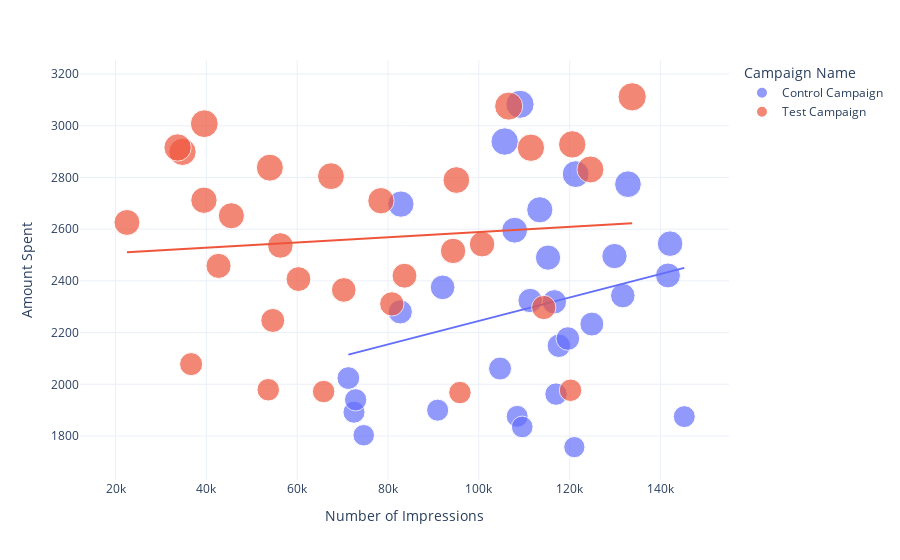

Write notebook code for a chart like this one.
### Code cell
figure = px.scatter(data_frame = ab_data, 
                    x="Number of Impressions",
                    y="Amount Spent", 
                    size="Amount Spent", 
                    color= "Campaign Name", 
                    trendline="ols")
figure.show()

### Figure 1 — Plotly figure (JSON) as saved in the notebook; plotly's stock layout.template omitted (floating-point values rounded to 4 significant figures)
{"data": [{"hovertemplate": "Campaign Name=Control Campaign<br>Number of Impressions=%{x}<br>Amount Spent=%{marker.size}<extra></extra>", "legendgroup": "Control Campaign", "marker": {"color": "#636efa", "size": [2280, 2149, 2490, 2319, 2697, 1875, 2774, 2024, 2177, 1876, 2596, 1757, 2675, 1803, 2939, 2496, 1892, 1962, 2233, 2061, 2421, 2375, 2343, 2324, 1940, 1835, 3083, 2544, 1900, 2813], "sizemode": "area", "sizeref": 7.78, "symbol": "circle"}, "mode": "markers", "name": "Control Campaign", "orientation": "v", "showlegend": true, "type": "scatter", "x": [82702, 117624, 115247, 116639, 82847, 145248, 132845, 71274, 119612, 108452, 107890, 121040, 113430, 74654, 105705, 129880, 72515, 117006, 124897, 104678, 141654, 92029, 131711, 111306, 72878, 109559, 109076, 142123, 90939, 121332], "xaxis": "x", "y": [2280, 2149, 2490, 2319, 2697, 1875, 2774, 2024, 2177, 1876, 2596, 1757, 2675, 1803, 2939, 2496, 1892, 1962, 2233, 2061, 2421, 2375, 2343, 2324, 1940, 1835, 3083, 2544, 1900, 2813], "yaxis": "y"}, {"hovertemplate": "<b>OLS trendline</b><br>Amount Spent = 0.00453632 * Number of Impressions + 1791.44<br>R<sup>2</sup>=0.069266<br><br>Campaign Name=Control Campaign<br>Number of Impressions=%{x}<br>Amount Spent=%{y} <b>(trend)</b><extra></extra>", "legendgroup": "Control Campaign", "marker": {"color": "#636efa", "symbol": "circle"}, "mode": "lines", "name": "Control Campaign", "showlegend": false, "type": "scatter", "x": [71274, 72515, 72878, 74654, 82702, 82847, 90939, 92029, 104678, 105705, 107890, 108452, 109076, 109559, 111306, 113430, 115247, 116639, 117006, 117624, 119612, 121040, 121332, 124897, 129880, 131711, 132845, 141654, 142123, 145248], "xaxis": "x", "y": [2115.0, 2120.0, 2122.0, 2130.0, 2167.0, 2167.0, 2204.0, 2209.0, 2266.0, 2271.0, 2281.0, 2283.0, 2286.0, 2288.0, 2296.0, 2306.0, 2314.0, 2321.0, 2322.0, 2325.0, 2334.0, 2341.0, 2342.0, 2358.0, 2381.0, 2389.0, 2394.0, 2434.0, 2436.0, 2450.0], "yaxis": "y"}, {"hovertemplate": "Campaign Name=Test Campaign<br>Number of Impressions=%{x}<br>Amount Spent=%{marker.size}<extra></extra>", "legendgroup": "Test Campaign", "marker": {"color": "#EF553B", "size": [3008, 2790, 2420, 2831, 1972, 2537, 2516, 3076, 1968, 1979, 2626, 2542, 2712, 3112, 2899, 2407, 2078, 2928, 2311, 2915, 2247, 2805, 2365, 1977, 2710, 2297, 2458, 2838, 2916, 2652], "sizemode": "area", "sizeref": 7.78, "symbol": "circle"}, "mode": "markers", "name": "Test Campaign", "orientation": "v", "showlegend": true, "type": "scatter", "x": [39550, 95054, 83633, 124591, 65827, 56304, 94338, 106584, 95843, 53632, 22521, 100719, 39470, 133771, 34752, 60286, 36650, 120576, 80841, 111469, 54627, 67444, 70263, 120203, 78451, 114295, 42684, 53986, 33669, 45511], "xaxis": "x", "y": [3008, 2790, 2420, 2831, 1972, 2537, 2516, 3076, 1968, 1979, 2626, 2542, 2712, 3112, 2899, 2407, 2078, 2928, 2311, 2915, 2247, 2805, 2365, 1977, 2710, 2297, 2458, 2838, 2916, 2652], "yaxis": "y"}, {"hovertemplate": "<b>OLS trendline</b><br>Amount Spent = 0.00100671 * Number of Impressions + 2487.98<br>R<sup>2</sup>=0.008600<br><br>Campaign Name=Test Campaign<br>Number of Impressions=%{x}<br>Amount Spent=%{y} <b>(trend)</b><extra></extra>", "legendgroup": "Test Campaign", "marker": {"color": "#EF553B", "symbol": "circle"}, "mode": "lines", "name": "Test Campaign", "showlegend": false, "type": "scatter", "x": [22521, 33669, 34752, 36650, 39470, 39550, 42684, 45511, 53632, 53986, 54627, 56304, 60286, 65827, 67444, 70263, 78451, 80841, 83633, 94338, 95054, 95843, 100719, 106584, 111469, 114295, 120203, 120576, 124591, 133771], "xaxis": "x", "y": [2511.0, 2522.0, 2523.0, 2525.0, 2528.0, 2528.0, 2531.0, 2534.0, 2542.0, 2542.0, 2543.0, 2545.0, 2549.0, 2554.0, 2556.0, 2559.0, 2567.0, 2569.0, 2572.0, 2583.0, 2584.0, 2584.0, 2589.0, 2595.0, 2600.0, 2603.0, 2609.0, 2609.0, 2613.0, 2623.0], "yaxis": "y"}], "layout": {"legend": {"itemsizing": "constant", "title": {"text": "Campaign Name"}, "tracegroupgap": 0}, "margin": {"t": 60}, "xaxis": {"anchor": "y", "domain": [0, 1], "title": {"text": "Number of Impressions"}}, "yaxis": {"anchor": "x", "domain": [0, 1], "title": {"text": "Amount Spent"}}}}
